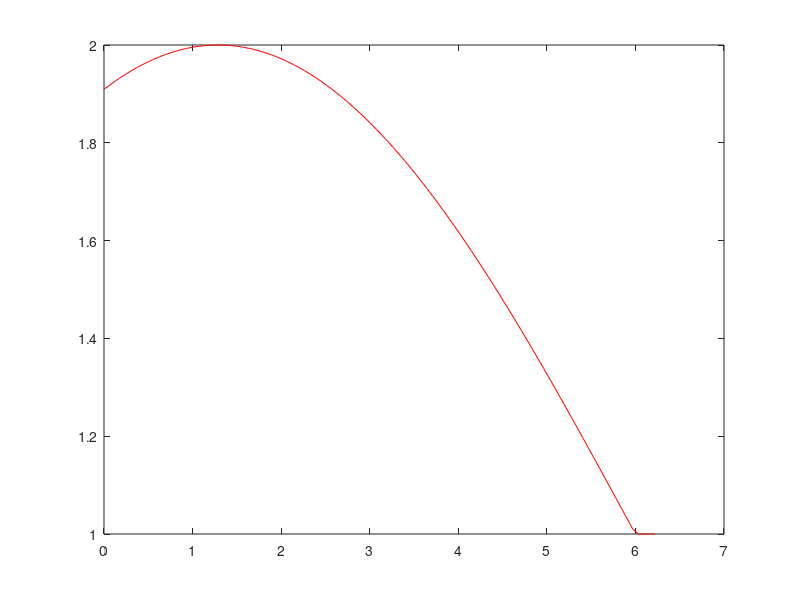

The MATLAB source for this figure:
clear all
close all
clc
format long

L=2*pi;
N=100;
dx=L/N;
x=[0:dx:L-dx]';
x_int=[dx:dx:L-dx];
T=2;
a=3;

c0=@(x) 0*x+1;
g0=@(t) 1+sin(t);

x1=[];
y_exact=[];

for i=1:N
    if x(i)<=a*T
        c_exact(i)=g0(T-(x(i)/a));
        x1=x;
        y_exact=c_exact;
    else if x(i)>=a*T
            c_exact(i)=c0(x(i)-a*T);
            x1=x;
            y_exact=c_exact;
        end
    end
end

figure(1)
plot(x1,y_exact,'r')

M=1;
lambda=a*((T/M)/dx);

while lambda>1
    M=M+1;
    lambda=a*((T/M)/dx);
end

lambda;
M;
            
dt=T/M;
t=[0:dt:T];



            